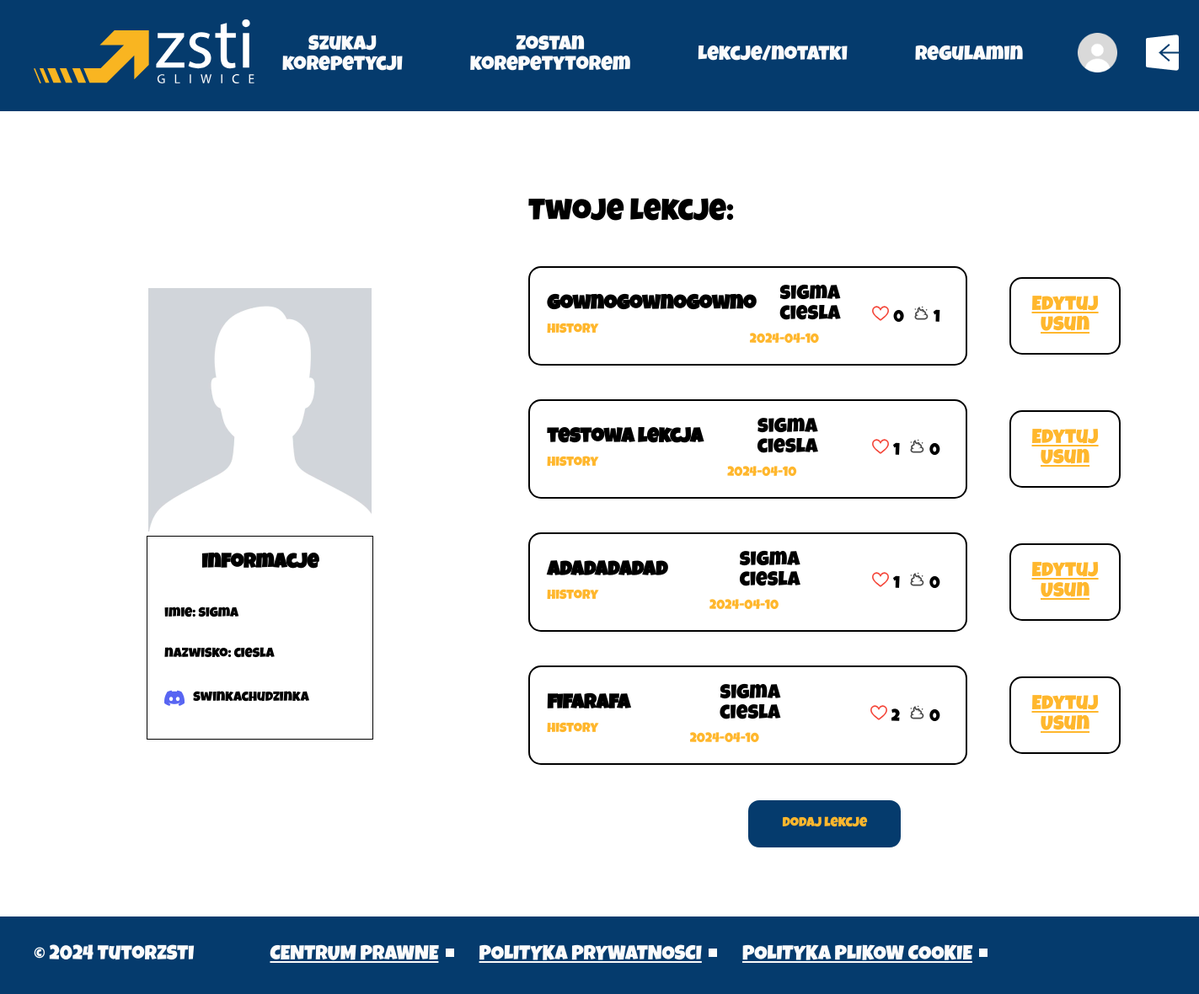
The app's page /profile.php (signed in) with its own data.
### tables this page shows
CREATE TABLE `tutors` (
  `id` int(11) NOT NULL,
  `user_id` int(11) DEFAULT NULL,
  `f_name` varchar(55) NOT NULL,
  `s_name` varchar(55) NOT NULL,
  `subject` varchar(55) NOT NULL,
  `skype` varchar(55) DEFAULT NULL,
  `discord` varchar(55) DEFAULT NULL,
  `teams` varchar(55) DEFAULT NULL,
  `topics` varchar(250) NOT NULL,
  `about_me` varchar(250) NOT NULL,
  `rating` double DEFAULT NULL
);

CREATE TABLE `lessons` (
  `id` int(11) NOT NULL,
  `tutor_id` int(11) DEFAULT NULL,
  `tutor_name` varchar(255) NOT NULL,
  `tutor_surname` varchar(255) NOT NULL,
  `title` varchar(255) DEFAULT NULL,
  `content` varchar(500) NOT NULL,
  `date` date DEFAULT NULL,
  `subject` varchar(255) DEFAULT NULL,
  `communicator` varchar(255) DEFAULT NULL,
  `file` varchar(255) DEFAULT NULL,
  `likes` int(11) DEFAULT 0,
  `dislikes` int(11) DEFAULT 0
);

### profile.php (the view, shortened to what this page needs)
<!DOCTYPE html>
<html lang="pl">
<head>
    <link rel="stylesheet" href="css/style.css">
    <link rel="stylesheet" href="https://cdnjs.cloudflare.com/ajax/libs/fullcalendar/3.10.2/fullcalendar.min.css" />
</head>
</head>
<body>
<header>
    <?php include "templates/nav.php" ?>
</header>
<main>
<div class="profile">
    <div class="container">
        <div class="profile-content">
            <div class="profile-infos">
                <div class="profile-img">
                <img src="assets/images/default-profile.png" alt="profile-img">
                </div>
            <?php
                include_once "php/config.php";
                    $user_id = $_SESSION["user_id"];
                    $query = "SELECT * FROM tutors WHERE user_id = $user_id";
                    $result = mysqli_query($conn, $query);
                    if (mysqli_num_rows($result) > 0) {
                        while ($row = mysqli_fetch_assoc($result)) {
                            $f_name = $row["f_name"];
                            $s_name = $row["s_name"];
                            $discord = $row["discord"];
                            echo "<div class='profile-info'>";
                            echo "<h3>Informacje</h3>";
                            echo "<p>imie: $f_name</p>";
                            echo "<p>nazwisko: $s_name</p>";
                            if ($discord !== null) {
                                echo "<p><img src='assets/images/discord.png'><span>" .  $discord . "</span></p>";
                            }
                            echo "</div>";
                        }
                    }
        ?>
            </div>
        <?php
            if(isset($_SESSION["tutor_id"])){
        ?>
            <div class="profile-lessons">
                <h1>Twoje lekcje: </h1>
                <div class="lesson-container">
                <?php
                    $tutor_id = $_SESSION["tutor_id"];
                    $query = "SELECT * FROM lessons WHERE tutor_id = $tutor_id";
                    $result = mysqli_query($conn, $query);
                    if (mysqli_num_rows($result) > 0) {
                        while ($row = mysqli_fetch_assoc($result)) {
                            $lesson_id = $row["id"];
                            $lesson_author = $row["tutor_name"] . " " . $row["tutor_surname"];
                            $lesson_title = $row["title"];
                            $lesson_date = $row["date"];
                            $lesson_subject = $row["subject"];
                            $lesson_likes = $row["likes"];
                            $lesson_dislikes = $row["dislikes"];
                            echo "<div class='lesson'>";
                            echo "<a class='lesson-card' href='lesson.php?lesson=$lesson_id'>";
                            echo "<div class='lesson-title'>";
                            echo "<h4>$lesson_title</h4>";
                            echo "<p>$lesson_subject</p>";
                            echo "</div>";
                            echo "<div class='lesson-author'>";
                            echo "<span>$lesson_author</span>";
                            echo "<p>$lesson_date</p>";
                            echo "</div>";
                            echo "<div class='lesson-likes'>";
                            echo "<p><img src='assets/icons/like.svg'>$lesson_likes</p>";
                            echo "<p><img src='assets/icons/dislike.svg'>$lesson_dislikes</p>";
                            echo "</div>";
                            echo "</a>";
                            echo "<div class='edit-lesson'>";
                            echo "<a href='edit_lesson.php?lesson=$lesson_id'>Edytuj</a>";
                            echo "<a href='php/delete_lesson.php?lesson=$lesson_id'>Usun</a>";
                            echo "</div>";
                            echo "</div>";
                        }
                    } else {
                        echo "<h2>Brak lekcji.</h2><br>";
                    }
                    ?>
                    </div>
                        <a class='add-lesson' href='create_lesson.php'>Dodaj lekcje</a>
                    <?php
                    } else {
                    echo "<h1 class='profile-h1'><a href='tutor.php'>Zostan tutorem</a>,<br> zeby miec podglad swoich lekcji!.</h1><br>";
                }
                ?>
            </div>
        </div>
    </div>
</div>
</main>
<footer>
    <?php include "templates/footer.php" ?>
</footer>
</body>
</html>

### templates/nav.php (shortened to what this page needs)
<div class="header-main">
  <div class="container">
    <div class="header-main-inner">
        <div class="logo">
          <a href="./index.php">
            <img src="./assets/images/logo.svg" alt="logo"/>
          </a>
        </div>
        <div class="heading-right">
          <nav id="main-menu">
            <ul>
              <li>
                <a href="./subjects.php">Szukaj korepetycji</a>
              </li>
              <li>
                <a href="./tutor.php">Zostan korepetytorem</a>
              </li>
              <li>
                <a href="./lessons.php">Lekcje/notatki</a>
              </li>
              <li>
                <a href="./assets/pdf/Regulamin.pdf" target="_blank">Regulamin</a>
              </li>
            </ul>
          </nav>
        </div>
        <?php
        if (isset($_SESSION["loggedin"])) { ?>
        <div class="right">
            <a href="profile.php">
              <img src="./assets/icons/user.png" alt="profile"/>
            </a>
            <a href="php/logout.php">
              <img src="./assets/icons/Sign_out_squre_fill.png" alt="login"/>
            </a>
        </div>
         <?php } ?>
    </div>
  </div>

### templates/footer.php
<div class="footer-bar">
  <div class="container">
    <div class="footer-bar-content">
      <div class="copyright">
        <p>&copy; 2024 TutorZSTI</p>
      </div>
      <ul class="footer-bar-links">
        <li>
          <a href="./assets/pdf/CentrumPrawne.pdf" target="_blank" >CENTRUM PRAWNE</a>
        </li>
        <li>
          <a href="./assets/pdf/PolitykaPrywatności.pdf" target="_blank" >POLITYKA PRYWATNOSCI</a>
        </li>
        <li>
          <a href="./assets/pdf/PolitykaCookie.pdf" target="_blank" >POLITYKA PLIKOW COOKIE</a>
        </li>
      </ul>
    </div>
  </div>
</div>

### records on screen
tutors: f_name "sigma", s_name "ciesla", discord "swinkachudzinka"
lessons: title "gownogownogowno", subject "history", lesson_author "sigma ciesla", date "2024-04-10", likes "0", dislikes "1"
lessons: title "testowa lekcja", subject "history", lesson_author "sigma ciesla", date "2024-04-10", likes "1", dislikes "0"
lessons: title "adadadadad", subject "history", lesson_author "sigma ciesla", date "2024-04-10", likes "1", dislikes "0"
lessons: title "fifarafa", subject "history", lesson_author "sigma ciesla", date "2024-04-10", likes "2", dislikes "0"
